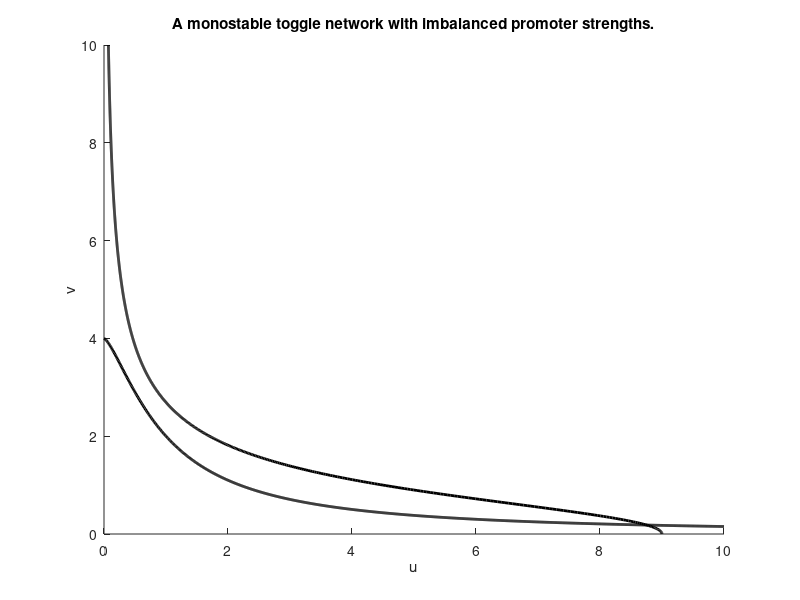

Source code (MATLAB):
figure
hold on

alpha_2 = 4;
gamma = 1.4;
u = 0:0.01:10;
v = alpha_2./(1 + u.^gamma);
plot(u, v, 'k', 'LineWidth', 2)

alpha_1 = 9;
beta = 2.1;
v = 0:0.01:10;
u = alpha_1./(1 + v.^beta);
plot(u, v, 'k', 'LineWidth', 2)

xlabel('u')
ylabel('v')
title('A monostable toggle network with imbalanced promoter strengths.')